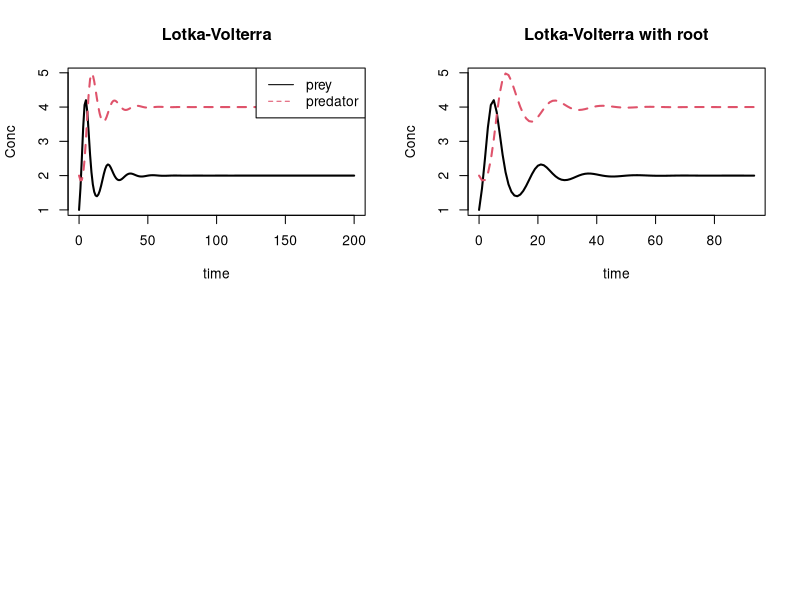
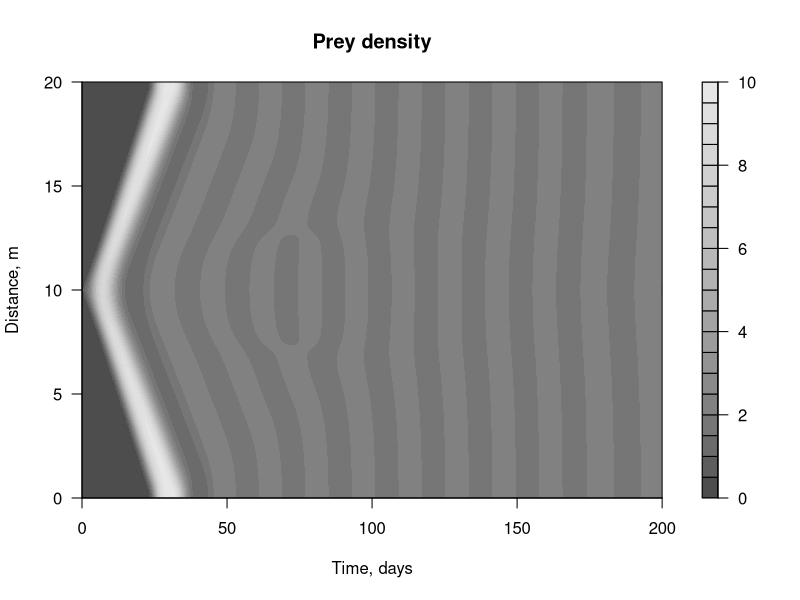
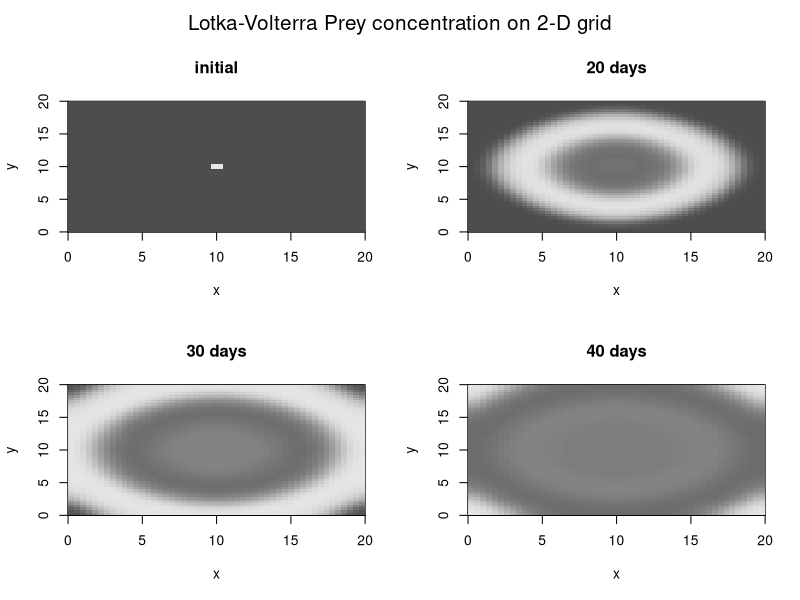

Write R code to recreate these figures, in order.
###################################################
# 
# according deSolve paper
# predator-prey model Lotka-Volterra
#
###################################################

###################################################
### preliminaries
###################################################
par(mfrow=c(2,2))
library(deSolve)


###################################################
### 0-D Prey-Consumer model
###################################################

# variabeles of interest:
# C = consumer concentration
# P = Prey concentration

# parameter values
pars <- c(rI = 0.2,  # ingestion rate of consumer
          rG = 1.0,  # growth rate
          rM = 0.2,  # consumers mortality rate
          AE = 0.5,  # assimilation efficiency
          K = 10)    # carrying capacity

# model function
LVmod <- function(time, state, pars){
  with(as.list(c(state, pars)), {
    IngestC <- rI * P * C
    GrowthP <- rG * P * (1 - P/K)
    MortC   <- rM * C
    
    dP <- GrowthP - IngestC
    dC <- IngestC * AE - MortC
    
    return(list(c(dP, dC)))
  })
}

# stop criteria: stop when change is less then 1e-4 (10 ^ -4)
rootfun <- function(time, state, pars){
  dstate <- unlist(LVmod(time, state, pars))
  sum(abs(dstate)) - 1e-4
}

# initial state and timeframe
yini <- c(P = 1, C = 2)
times <- seq(0, 200, by = 1)

###################################################
# simulate without stopcriteria
###################################################
print(system.time(
  out <- ode(times = times, y = yini, parms = pars, func = LVmod)
))

# results
head(out, n = 3)
tail(out, n = 3)

# plot
matplot(out[,"time"], out[,2:3], type = "l", xlab = "time", ylab = "Conc",
        main = "Lotka-Volterra", lwd = 2)
legend("topright", c("prey", "predator"), col = 1:2, lty = 1:2)

###################################################
# simulate with stopcriteria
###################################################
print(system.time(
  out <- ode(times = times, y = yini, parms = pars, func = LVmod, rootfun = rootfun)
))

# results
head(out, n = 3)
tail(out, n = 3)


# plot
matplot(out[,"time"], out[,2:3], type = "l", xlab = "time", ylab = "Conc",
        main = "Lotka-Volterra with root", lwd = 2)

###################################################
# Consumer and prey dispersing on a 1-D grid
# dispersion in x direction
###################################################

# extra parameters
R <- 20     # total length of surface, m
N <- 1000   # devided by 1000 boxes
dx <- R/N   # box size in x direction
Da <- 0.05  # m2/d, dispersion coefficient

# model with flux correction
# by imposing P[1] and P[N] at the upper and lower boundaries, 
# we effectively impose a zero-gradient (or a zero-flux) boundary condition

LVmodDis <- function(time, state, pars, N, Da, dx){
  with(as.list(c(state, pars)), {
    
    P <- state[1:N]
    C <- state[-(1:N)]
    
    ## Dispersive fluxes; zero-gradient boundaries
    FluxP <- -Da * diff(c(P[1], P, P[N]))/dx
    FluxC <- -Da * diff(c(C[1], C, C[N]))/dx
    
    ## Biology: Lotka-Volterra dynamics
    IngestC <- rI * P * C
    GrowthP <- rG * P * (1 - P/K)
    MortC   <- rM * C
    
    ## Rate of change = -Flux gradient + Biology
    dP <- - diff(FluxP)/dx + GrowthP - IngestC
    dC <- - diff(FluxC)/dx + IngestC * AE - MortC
    
    return(list(c(dP, dC)))
  })
}

# initial value and time sequence
yini <- rep(0, 2*N)
# define start value in each box
yini[500:501] <- yini[1500:1501] <- 10
times <-seq(0, 200, by = 1)

print(system.time(out1D <- ode.1D(y = yini, times = times, func = LVmodDis,
                                  parms = pars, nspec = 2, N = N, dx = dx, Da = Da)))

# The matrix out has in its first column the time sequence, 
# followed by 1000 columns with prey concentrations, one for each box, 
# followed by 1000 columns with consumer concentrations. 
head(out)

Z   <- out1D[,2:(N + 1)]      
filled.contour(x = times, z = Z, y = seq(0, R, length=N),
               color = gray.colors, xlab = "Time, days", ylab= "Distance, m",
               main = "Prey density")



###################################################
# Consumer and prey dispersing on a 2-D grid
# Dispersion in x and y direction
###################################################

# extra parameters
R <- 20     # total lenght of surface, m
N <- 50     # devided by 1000 boxes
dx <- R/N   # box size x direction
dy <- R/N   # box size y direction
Da <- 0.05  # m2/d, dispersion coefficient
NN <- N * N 

# model
LVmod2D <- function (time, state, parms, N, Da, dx, dy) {
  P<- matrix(nr = N, nc = N, state[1:NN])
  C<- matrix(nr = N, nc = N, state[-(1:NN)])
  with (as.list(parms), {
    dP    <- rG * P *(1 - P/K) - rI * P *C
    dC    <- rI * P * C * AE - rM * C
    
    zero  <- numeric(N)
    ## Fluxes in x-direction; zero fluxes near boundaries
    FluxP <- rbind(zero, -Da * (P[-1,] - P[-N,])/dx, zero)
    FluxC <- rbind(zero, -Da * (C[-1,] - C[-N,])/dx, zero)
    
    dP    <- dP - (FluxP[-1,] - FluxP[-(N+1),])/dx
    dC    <- dC - (FluxC[-1,] - FluxC[-(N+1),])/dx
    
    ## Fluxes in y-direction
    FluxP <- cbind(zero, -Da * (P[,-1] - P[,-N])/dy, zero)
    FluxC <- cbind(zero, -Da * (C[,-1] - C[,-N])/dy, zero)
    
    dP    <- dP - (FluxP[,-1] - FluxP[,-(N+1)])/dy
    dC    <- dC - (FluxC[,-1] - FluxC[,-(N+1)])/dy
    
    return(list(c(as.vector(dP), as.vector(dC))))
  })
}

# yini now matrix
yini <- rep(0, 2 * N * N)
cc <- c((NN/2):(NN/2 + 1) + N/2, (NN/2):(NN/2 + 1) - N/2)
yini[cc] <- yini[NN + cc] <- 10
times  <- seq(0, 200, by = 1)


# run simulation
print(system.time(
  out <- ode.2D(y = yini, times = times, func = LVmod2D,
                parms = pars, dimens = c(N, N), N = N,
                dx = dx, dy = dy, Da = Da, ynames = FALSE, lrw = 440000)))

# plot 2-D image
P   <- out[,2:(N + 1)]
par(mfrow=c(2,2))
par(oma=c(0,0,2,0))
xx <- seq(0, R, dx)
yy <- seq(0, R, dy)
Col <- gray.colors
image(x=xx, y=yy, z=matrix(nr=N,nc=N,out[1,-1]),  zlim=c(0,10), col=(Col(100)),
      main="initial", xlab="x", ylab="y")
image(x=xx, y=yy, z=matrix(nr=N,nc=N,out[21,-1]), zlim=c(0,10), col=(Col(100)),
      main="20 days", xlab="x", ylab="y")
image(x=xx, y=yy, z=matrix(nr=N,nc=N,out[31,-1]), zlim=c(0,10), col=(Col(100)),
      main="30 days", xlab="x", ylab="y")
image(x=xx, y=yy, z=matrix(nr=N,nc=N,out[41,-1]), zlim=c(0,10), col=(Col(100)),
      main="40 days", xlab="x", ylab="y")
mtext(side=3, outer=TRUE, cex=1.25, 
      "Lotka-Volterra Prey concentration on 2-D grid")
